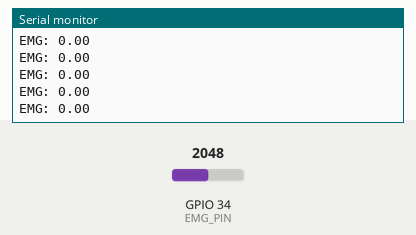
Bench run of a sketch on a simulated ESP32. Shown: the last lines printed to the serial monitor. The inputs (shaded band) are chosen by the test bench; at power-on: GPIO 34 (EMG_PIN) = 2048. USB keyboard and mouse output is not drawn.

Above: at 2.2 s.
2.3 s: GPIO 34 (EMG_PIN) set to 2866
At 3.2 s:
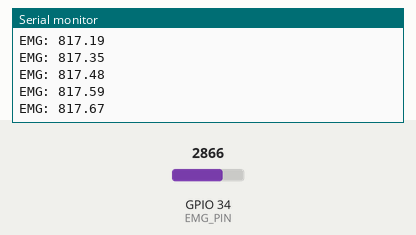
4.0 s: GPIO 34 (EMG_PIN) set to 2047
At 5.0 s:
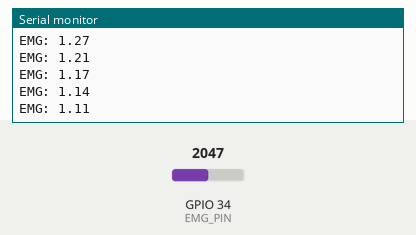
Timing chart, 0 to 7.0 s (numbered marks = the images above; inputs shaded):
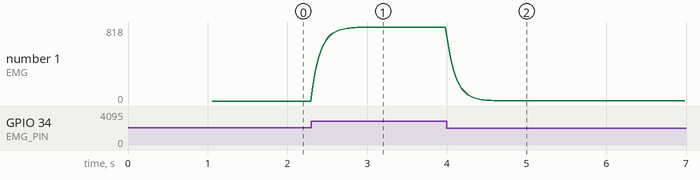

The sketch:

Clicker_NewMod_Wrong.ino
```cpp
#include <BleMouse.h>

BleMouse bleMouse("EMG Mouse", "MakersCode", 100);

const int EMG_PIN = 34;

const int WEAK_THRESHOLD = 100;
const int STRONG_THRESHOLD = 300;

float baseline = 0;
float smoothedEMG = 0;

bool flexDetected = false;

unsigned long flexStartTime = 0;
const unsigned long CONFIRM_TIME = 200; // ms

void setup()
{
  Serial.begin(115200);

  bleMouse.begin();

  Serial.println("Calibrating... Keep arm relaxed.");

  long sum = 0;

  for (int i = 0; i < 500; i++)
  {
    sum += analogRead(EMG_PIN);
    delay(2);
  }

  baseline = sum / 500.0;

  Serial.print("Baseline: ");
  Serial.println(baseline);

  Serial.println("Ready.");
  Serial.println("Pair 'EMG Mouse' with your computer via Bluetooth.");
}

void loop()
{
  int raw = analogRead(EMG_PIN);

  float emg = abs(raw - baseline);

  // Slightly stronger filtering
  smoothedEMG = 0.8 * smoothedEMG + 0.2 * emg;

  // Show EMG value in Serial Monitor
  Serial.print("EMG: ");
  Serial.println(smoothedEMG);

  if (!flexDetected)
  {
    if (smoothedEMG > WEAK_THRESHOLD)
    {
      if (flexStartTime == 0)
      {
        flexStartTime = millis();
      }

      // Must stay above threshold for CONFIRM_TIME
      if (millis() - flexStartTime > CONFIRM_TIME)
      {
        if (smoothedEMG > STRONG_THRESHOLD)
        {
          Serial.println("STRONG FLEX DETECTED");

          if (bleMouse.isConnected())
          {
            bleMouse.click(MOUSE_RIGHT);
            Serial.println("RIGHT CLICK SENT");
          }
          else
          {
            Serial.println("Bluetooth Mouse Not Connected");
          }
        }
        else
        {
          Serial.println("WEAK FLEX DETECTED");

          if (bleMouse.isConnected())
          {
            bleMouse.click(MOUSE_LEFT);
            Serial.println("LEFT CLICK SENT");
          }
          else
          {
            Serial.println("Bluetooth Mouse Not Connected");
          }
        }

        flexDetected = true;
        flexStartTime = 0;
      }
    }
    else
    {
      flexStartTime = 0;
    }
  }

  // Only re-arm after a clear relaxation
  if (flexDetected && smoothedEMG < 30)
  {
    Serial.println("READY FOR NEXT FLEX");
    flexDetected = false;
  }

  delay(25);
}
```

Measured:
- after the input at 2.3 s, the serial monitor: prints a new line at once (image 1)
- after the input at 4.0 s, the serial monitor: prints a new line at once (image 2)
- plotted number 1: 0 → 818 after the input at 2.3 s, 818 → 1 after the input at 4.0 s
